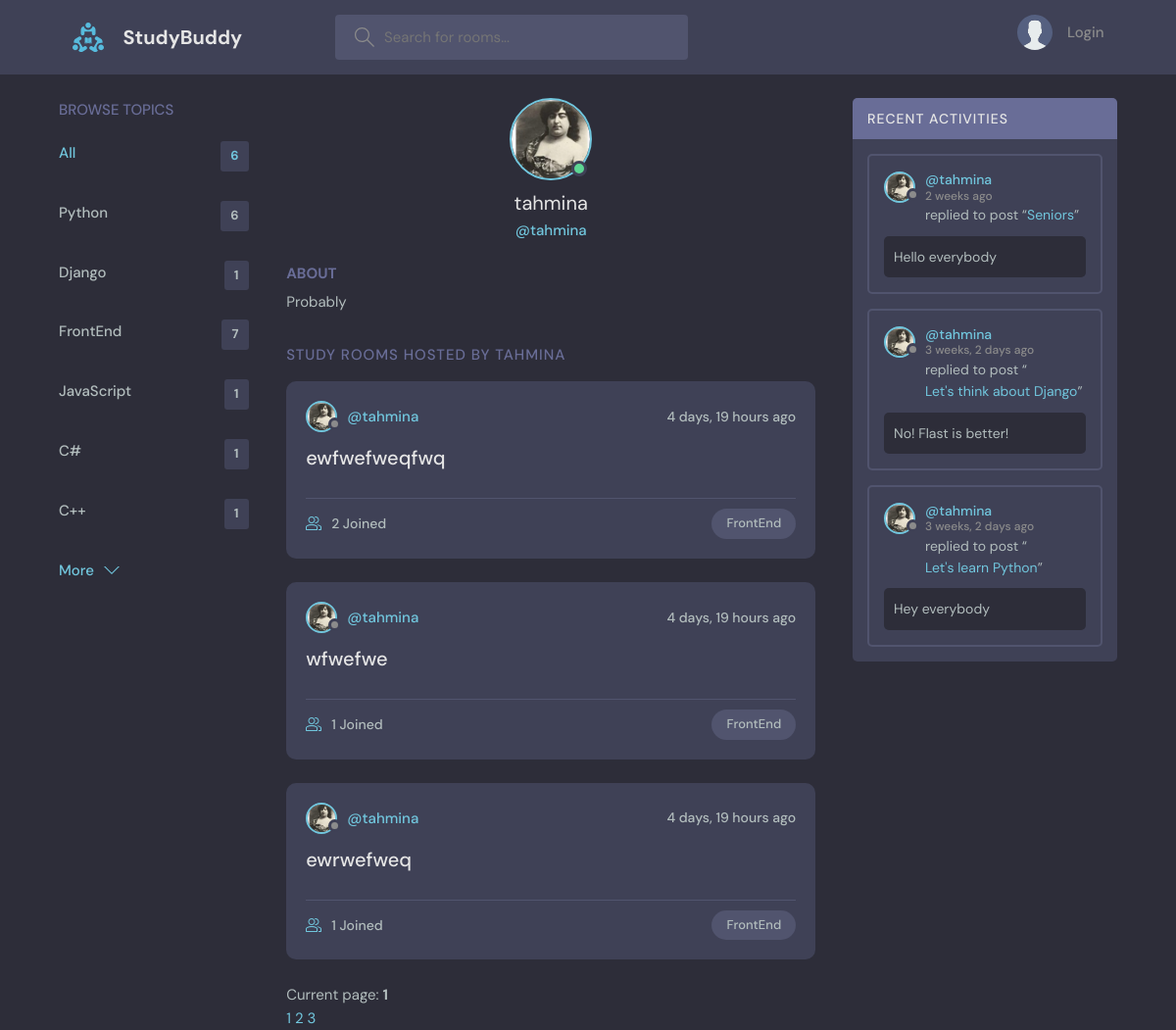
Page /profile/1/ on the committed database.
### base/models.py (models this page shows, shortened)
class Topic(models.Model):
    name = models.CharField(max_length=200)

class User(AbstractUser):
    name = models.CharField(max_length=200, null=True)
    email = models.EmailField(unique=True, null=True)
    bio = models.TextField(null=True)
    avatar = models.ImageField(null=True, default="avatar.svg")
    USERNAME_FIELD = 'email'
    REQUIRED_FIELDS = []

class Room(models.Model):
    host = models.ForeignKey(User, on_delete=models.SET_NULL, null=True)
    topic = models.ForeignKey(Topic, on_delete=models.SET_NULL, null=True)
    name = models.CharField(max_length=200)
    description = models.TextField(null=True, blank=True)
    participants = models.ManyToManyField(User, related_name='participants', blank=True)
    updated = models.DateTimeField(auto_now=True)
    created = models.DateTimeField(auto_now_add=True)
    class Meta:
        ordering = ['-updated', '-created']
    def __str__(self):
        return self.name

class Message(models.Model):
    user = models.ForeignKey(User, on_delete=models.CASCADE)
    room = models.ForeignKey(Room, on_delete=models.CASCADE)
    body = models.TextField()
    updated = models.DateTimeField(auto_now=True)
    created = models.DateTimeField(auto_now_add=True)
    class Meta:
        ordering = ['-updated', '-created']
    def __str__(self):
        return self.body[0:50]

### base/views.py (the view)
# urls.py: path('profile/<str:pk>/', views.userProfile, name="user-profile"),
def userProfile(request, pk):
    user = User.objects.get(id=pk)
    rooms = user.room_set.all()
    room_message = user.message_set.all()
    topics = Topic.objects.all()
    page_number = request.GET.get("page", 1)
    paginator = Paginator(rooms, 3)
    page_object = paginator.get_page(page_number)
    page_object.adjusted_elided_pages = paginator.get_elided_page_range(page_number, on_each_side=2)
    context = {'user': user, 'rooms': rooms,
               'room_messages': room_message,
               'topics': topics, "page_object": page_object}
    return render(request, 'base/profile.html', context)

### base/templates/base/profile.html (shortened to what this page needs)
{% extends 'main.html' %}
{% block content %}
  <main class="profile-page layout layout--3">
    <div class="container">
      {% include 'base/topics_component.html' %}
      <div class="roomList">
        <div class="profile">
          <div class="profile__avatar">
            <div class="avatar avatar--large active">
              <img src="{{user.avatar.url}}" />
            </div>
          </div>
          <div class="profile__info">
            <h3>{{user.username}}</h3>
            <p>@{{user.username}}</p>
          </div>
          <div class="profile__about">
            <h3>About</h3>
            <p>
              {{user.bio}}
            </p>
          </div>
        </div>
        <div class="roomList__header">
          <div>
            <h2>Study Rooms Hosted by {{user.name}}</a>
            </h2>
          </div>
        </div>
        {% include 'base/feed_component.html' %}
      </div>
      {% include 'base/activity_component.html' %}
    </div>
  </main>
{% endblock %}

### templates/main.html (shortened to what this page needs)
<!DOCTYPE html>
{% load static %}
<html lang="en">
  <head>
    <link rel="stylesheet" href="{% static 'styles/style.css' %}" />
  </head>
  <body>
    {% include 'navbar.html' %}
    {% block content %}
    {% endblock %}
  </body>
</html>

### templates/navbar.html (shortened to what this page needs)
{% load static %}
<header class="header header--loggedIn">
      <div class="container">
        <a href="{% url 'home' %}" class="header__logo">
          <img src="{% static 'images/logo.svg' %}" />
          <h1>StudyBuddy</h1>
        </a>
        <form class="header__search" method="get" action="{% url 'home' %}">
          <label>
            <input name="q" placeholder="Search for rooms..." />
          </label>
        </form>
        <nav class="header__menu">
          {% if request.user.is_authenticated %}
          <div class="header__user">
            <a href="{% url 'user-profile' request.user.id %}">
              <div class="avatar avatar--medium active">
                <img src="{{request.user.avatar.url}}" />
              </div>
              <p>{{request.user.username}} <span>@{{request.user.username}}</span></p>
            </a>
            <button class="dropdown-button">
              <svg version="1.1" xmlns="http://www.w3.org/2000/svg" width="32" height="32" viewBox="0 0 32 32">
                <title>chevron-down</title>
                <path d="M16 21l-13-13h-3l16 16 16-16h-3l-13 13z"></path>
              </svg>
            </button>
          </div>
          {% else %}
          <a href="{% url 'login' %}">
            <img src="{% static 'images/avatar.svg' %}" />
            <p>Login</p>
          </a>
          {% endif %}
        </nav>
      </div>
    </header>

### base/templates/base/topics_component.html
<div class="topics">
          <div class="topics__header">
            <h2>Browse Topics</h2>
          </div>
          <ul class="topics__list">
            <li>
              <a href="{% url 'home' %}" class="active">All <span>{{topics.count}}</span></a>
            </li>
              {% for topic in topics %}
            <li>
              <a href="{% url 'home' %}?q={{topic.name}}">{{topic.name}} <span>{{topic.room_set.all.count}}</span></a>
            </li>
              {% endfor %}
          </ul>
          <a class="btn btn--link" href="{% url 'topics' %}">
            More
            <svg version="1.1" xmlns="http://www.w3.org/2000/svg" width="32" height="32" viewBox="0 0 32 32">
              <title>chevron-down</title>
              <path d="M16 21l-13-13h-3l16 16 16-16h-3l-13 13z"></path>
            </svg>
          </a>
        </div>

### base/templates/base/feed_component.html (shortened to what this page needs)
{% for room in page_object %}
    <div class="roomListRoom">
            <div class="roomListRoom__header">
              <a href="{% url 'user-profile' room.host.id %}" class="roomListRoom__author">
                <div class="avatar avatar--small">
                  <img src="{{room.host.avatar.url}}" />
                </div>
                <span>@{{room.host.username}}</span>
              </a>
              <div class="roomListRoom__actions">
                <span>{{room.created|timesince}} ago</span>
              </div>
            </div>
            <div class="roomListRoom__content">
              <a href="{% url 'room' room.id %}">{{room.name}}</a>
            </div>
            <div class="roomListRoom__meta">
              <a href="{% url 'room' room.id %}" class="roomListRoom__joined">
                {{room.participants.all.count}} Joined
              </a>
              <p class="roomListRoom__topic">{{room.topic.name}}</p>
            </div>
          </div>
{% endfor %}
<p>Current page: <b>{{ page_object.number }}</b></p>
{% for page_number in page_object.adjusted_elided_pages %}
    {% if page_number == page_object.paginator.ELLIPSIS %}
        {{page_number}}
    {% else %}
    <a
        href="?{% if query %}q={{query}}&{% endif %}page={{ page_number }}"
        class="{% if page_number == page_object.number %} current {% endif %}"
    >
        {{page_number}}
    </a>
    {% endif %}
{% endfor %}

### base/templates/base/activity_component.html (shortened to what this page needs)
<div class="activities">
          <div class="activities__header">
            <h2>Recent Activities</h2>
          </div>
          {% for message in room_messages %}
          <div class="activities__box">
            <div class="activities__boxHeader roomListRoom__header">
              <a href="{% url 'user-profile' message.user.id %}" class="roomListRoom__author">
                <div class="avatar avatar--small">
                  <img src="{{message.user.avatar.url}}" />
                </div>
                <p>
                  @{{message.user.username}}
                  <span>{{message.created|timesince}} ago</span>
                </p>
              </a>
            </div>
            <div class="activities__boxContent">
              <p>replied to post “<a href="{% url 'room' message.room.id %}">{{message.room}}</a>”</p>
              <div class="activities__boxRoomContent">
                {{message}}
              </div>
            </div>
          </div>
          {% endfor %}
        </div>

### rows in the picture
Topic: name "Python", room_set.all.count "6"
Topic: name "Django", room_set.all.count "1"
Topic: name "FrontEnd", room_set.all.count "7"
Topic: name "JavaScript", room_set.all.count "1"
Topic: name "C#", room_set.all.count "1"
Topic: name "C++", room_set.all.count "1"
User: avatar (picture), username "tahmina", bio "Probably", name "TAHMINA"
Room: host.avatar (picture), host.username "tahmina", created "4 days, 19 hours", name "ewfwefweqfwq", participants.all.count "2", topic.name "FrontEnd"
Room: host.avatar (picture), host.username "tahmina", created "4 days, 19 hours", name "wfwefwe", participants.all.count "1", topic.name "FrontEnd"
Room: host.avatar (picture), host.username "tahmina", created "4 days, 19 hours", name "ewrwefweq", participants.all.count "1", topic.name "FrontEnd"
Message: user.avatar (picture), user.username "tahmina", created "2 weeks", room "Seniors", body "Hello everybody"
Message: user.avatar (picture), user.username "tahmina", created "3 weeks, 2 days", room "Let's think about Django", body "No! Flast is better!"
Message: user.avatar (picture), user.username "tahmina", created "3 weeks, 2 days", room "Let's learn Python", body "Hey everybody"

### other values in the picture
{{ topics.count }} "6"
{{ page_object.number }} "1"
{{ page_number }} "1" "2" "3"
